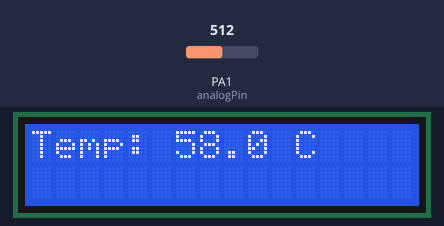
Bench run of a program on a simulated STM32 Blue Pill. Parts: 16×2 character LCD. The inputs (shaded band) are chosen by the test bench; at power-on: PA1 (analogPin) = 512.

Above: at 2.6 s.
2.7 s: PA1 (analogPin) set to 716
At 5.2 s:
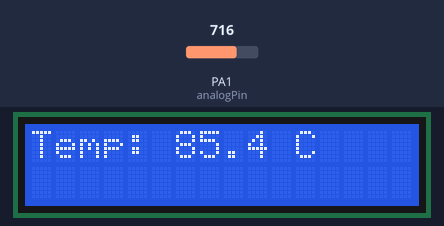
5.5 s: PA1 (analogPin) set to 900
At 7.3 s:
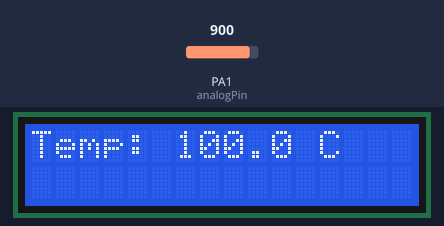
7.6 s: PA1 (analogPin) set to 511
At 10.5 s:
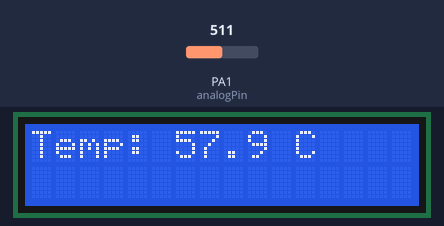
Timing chart, 0 to 12.0 s (numbered marks = the images above; inputs shaded):
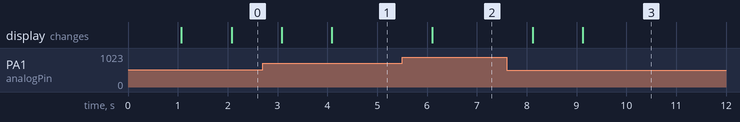

The program:

main.cpp
```cpp
#include <Arduino.h>
#include <LiquidCrystal.h>
#include <math.h>

LiquidCrystal lcd(PB0, PB1, PA4, PA5, PA6, PA7);

const uint8_t analogPin = A1;
const double VREF = 3.3;
const double ADC_MAX = 1023.0;

const double TEMP_MIN = 0.0;
const double TEMP_MAX = 100.0;

// Kalman filter state
double x_est = 0.0;
double P = 1.0;
const double Q = 0.01;
const double R = 1.0;

// ✅ Parameter to enable/disable Kalman
bool useKalman = false;  // set to false to disable Kalman filtering

double voltageToTemp(double voltage) {
   double A = -0.8283210862f;
   double B = 31.43951163f;
   double C = 2.619168361f;
   double D = -0.4857799432f;
   double E = -126.5444745f;
   double F = -281.8654792f;
   double t = A + B * voltage + C * voltage * voltage + D * log(voltage);
   if (t < TEMP_MIN) t = TEMP_MIN;
   if (t > TEMP_MAX) t = TEMP_MAX;
   return t;
}

double kalmanUpdate(double measurement) {
   P = P + Q;
   double K = P / (P + R);
   x_est = x_est + K * (measurement - x_est);
   P = (1 - K) * P;
   return x_est;
}

void setup() {
   lcd.begin(16, 2);
   lcd.clear();
   lcd.setCursor(0, 0);
   lcd.print("Temp Reader");
   lcd.setCursor(0, 1);
   lcd.print("Initializing...");
   delay(1000);
   lcd.clear();
}

void loop() {
   const int N = 50;
   double voltages[N];

   for (int i = 0; i < N; i++) {
      int raw = analogRead(analogPin);
      double voltage = (raw * VREF) / ADC_MAX;
      voltages[i] = voltage;
      delay(1000 / N);
   }

   double filteredVoltage;

   if (useKalman) {
      // Apply Kalman filter
      for (int i = 0; i < N; i++) {
         kalmanUpdate(voltages[i]);
      }
      filteredVoltage = x_est;
   } else {
      // Just use average voltage
      double sum = 0.0;
      for (int i = 0; i < N; i++) sum += voltages[i];
      filteredVoltage = sum / N;
   }

   double filteredTemp = voltageToTemp(filteredVoltage);

   lcd.setCursor(0, 0);
   lcd.print("Temp: ");
   lcd.print(filteredTemp, 1);
   lcd.print(" C   ");
   // lcd.setCursor(0, 1);
   // lcd.print("Volt: ");
   // lcd.print(filteredVoltage, 5);
   // lcd.print(" V   ");
}
```

Measured:
- after the input at 2.7 s, the display: first changes after 0.38 s (image 1 shows a later state)
- after the input at 5.5 s, the display: changes after 0.61 s (image 2)
- after the input at 7.6 s, the display: first changes after 0.52 s (image 3 shows a later state)
